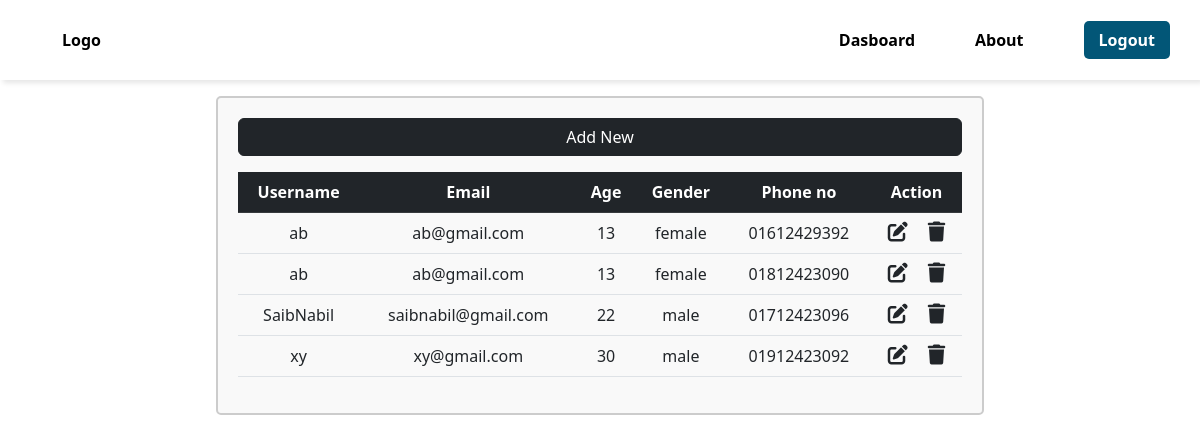
Screenshot of /user-dashboard.php with the database file from the repository.
### tables this page shows
CREATE TABLE `user` (
  `email` varchar(255) NOT NULL,
  `password` varchar(255) NOT NULL,
  `cpassword` varchar(255) NOT NULL,
  `token` varchar(255) NOT NULL,
  PRIMARY KEY (`email`)
);

CREATE TABLE `regular_user` (
  `u_email` varchar(255) NOT NULL,
  `name` varchar(255) NOT NULL,
  `age` int(11) NOT NULL,
  `gender` varchar(255) NOT NULL,
  PRIMARY KEY (`u_email`),
  CONSTRAINT `regular_user_ibfk_1` FOREIGN KEY (`u_email`) REFERENCES `user` (`email`) ON DELETE CASCADE ON UPDATE CASCADE
);

CREATE TABLE `reg_user_phone_no` (
  `reg_email` varchar(255) NOT NULL,
  `phone_no` varchar(255) NOT NULL,
  PRIMARY KEY (`reg_email`,`phone_no`),
  CONSTRAINT `reg_user_phone_no_ibfk_1` FOREIGN KEY (`reg_email`) REFERENCES `regular_user` (`u_email`) ON DELETE CASCADE ON UPDATE CASCADE
);

### user-dashboard.php (the view, shortened to what this page needs)
<?php
include "connection.php";
?>
<!DOCTYPE html>
<html lang="en">
<head>
  <link href="https://cdn.jsdelivr.net/npm/bootstrap@5.2.3/dist/css/bootstrap.min.css" rel="stylesheet">
  <link rel="stylesheet" href="assets/css/style.css" />
</head>
<body>
  <nav>
    <ul>
      <li><a href="#">Logo</a></li>
      <li class="hideOnMobile"><a href="#" class="itemNav">Dasboard</a></li>
      <li class="hideOnMobile"><a href="index.php" class="itemNav">About</a></li>
      <li class="hideOnMobile">
        <a href="logout.php" class="itemNav"><span>Logout</span></a>
      </li>
    </ul>
  </nav>
  <div class="containerBox container">
    <div class="row justify-content-center">
      <div class="row custom-container">
        <a href="./assets/php crud/add-new.php" class="btn btn-dark mb-3">Add New</a>
        <table class="table table-hover text-center">
          <thead class="table-dark">
            <tr>
              <th scope="col">Username</th>
              <th scope="col">Email</th>
              <th scope="col">Age</th>
              <th scope="col">Gender</th>
              <th scope="col">Phone no</th>
              <th scope="col">Action</th>
            </tr>
          </thead>
          <tbody>
            <?php
            $sql = "SELECT r.name, u.email, r.age, r.gender, p.phone_no FROM user u JOIN regular_user r ON u.email = r.u_email JOIN reg_user_phone_no p ON u.email = p.reg_email;";
            $result = mysqli_query($con, $sql);
            while ($row = mysqli_fetch_assoc($result)) {
            ?>
              <tr>
                <td><?php echo $row["name"] ?></td>
                <td><?php echo $row["email"] ?></td>
                <td><?php echo $row["age"] ?></td>
                <td><?php echo $row["gender"] ?></td>
                <td><?php echo $row["phone_no"] ?></td>
                <td>
                  <a href="./assets/php crud/edit.php?email=<?php echo $row["email"] ?>" class="link-dark"><i class="fa-solid fa-pen-to-square fs-5 me-3"></i></a>
                  <a href="./assets/php crud/delete.php?email=<?php echo $row["email"] ?>" class="link-dark"><i class="fa-solid fa-trash fs-5"></i></a>
                </td>
              </tr>
            <?php
            }
            ?>
          </tbody>
        </table>
      </div>
    </div>
  </div>
</body>
</html>

### assets/css/style.css (style rules this page uses)
* { box-sizing: border-box; padding: 0; margin: 0; }
html { scroll-behavior: smooth; }
body { min-height: 100vh; font-family: "Segoe UI", Tahoma, Geneva, Verdana, sans-serif; }
ul { list-style: none; }
a { text-decoration: none; color: black; font-weight: 600; }
i { color: var(--title-color--nav); }
.container { max-width: 768px; margin-left: var(--mb-1-5); margin-right: var(--mb-1-5); }
nav { background-color: white; box-shadow: 3px 3px 5px rgba(0, 0, 0, 0.1); }
nav ul { width: 100%; list-style: none; display: flex; justify-content: flex-end; align-items: center; }
nav li { height: 80px; padding: 0 30px; text-decoration: none; display: flex; align-items: center; color: black; }
nav .itemNav { position: relative; padding: 0.5rem 0; }
nav .itemNav::before { content: ""; position: absolute; bottom: 0; left: 50%; transform: translateX(-50%) scale(0); transition: transform 0.5s ease-in-out; height: 2px; width: 100%; background-color: #343434; }
nav li:first-child { margin-right: auto; }
nav ul li a span { color: white; font-weight: 600; background: rgb(2, 86, 119); padding: 8px 15px; border-radius: 5px; transition: 0.4s; }
.custom-container { width: 100%; border: 2px solid #ccc; padding: 20px; border-radius: 5px; background-color: #f9f9f9; }
.containerBox { width: 100%; margin: auto; }

### rows the page displays
user: regular_user.name "ab", email "ab@gmail.com", regular_user.age "13", regular_user.gender "female", reg_user_phone_no.phone_no "01612429392", reg_user_phone_no.phone_no "01812423090"
user: regular_user.name "SaibNabil", email "saibnabil@gmail.com", regular_user.age "22", regular_user.gender "male", reg_user_phone_no.phone_no "01712423096"
user: regular_user.name "xy", email "xy@gmail.com", regular_user.age "30", regular_user.gender "male", reg_user_phone_no.phone_no "01912423092"
